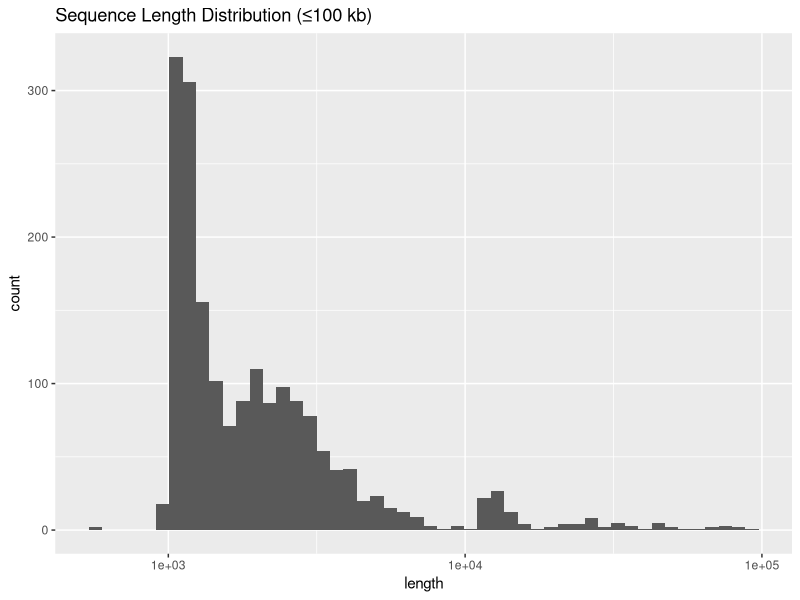
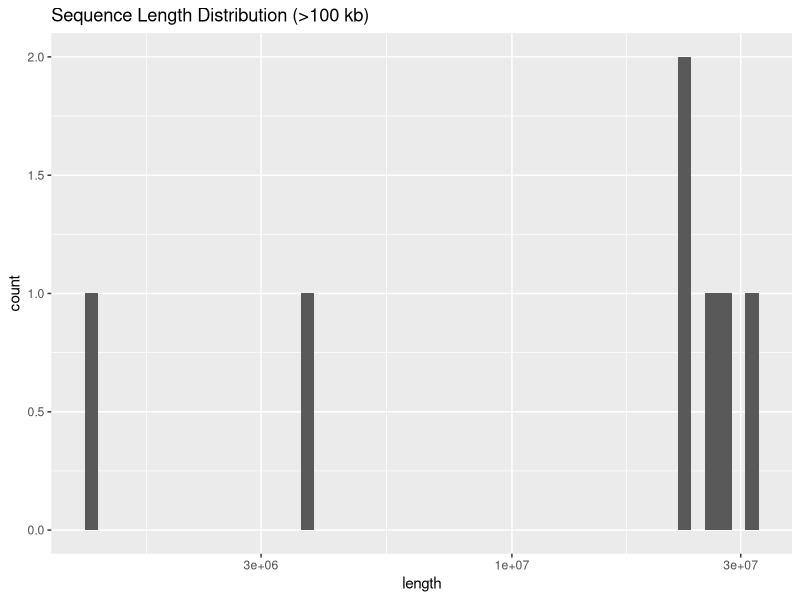
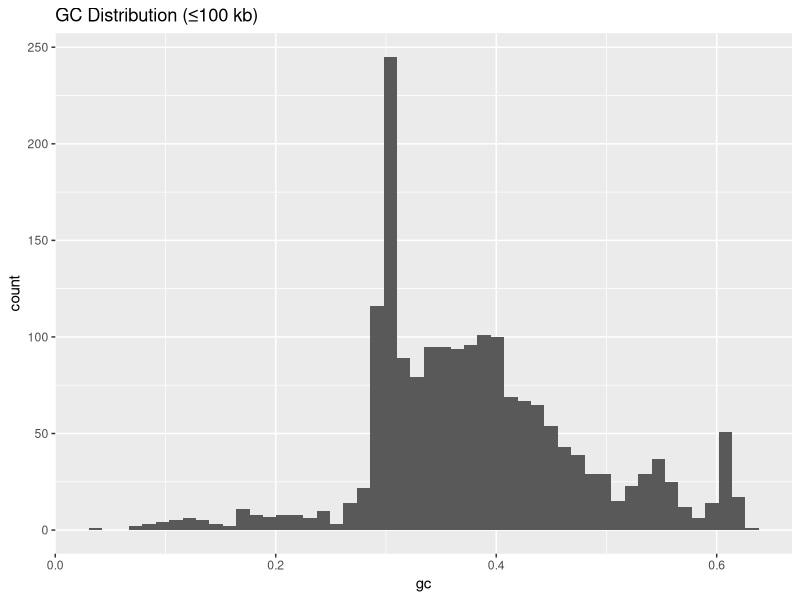
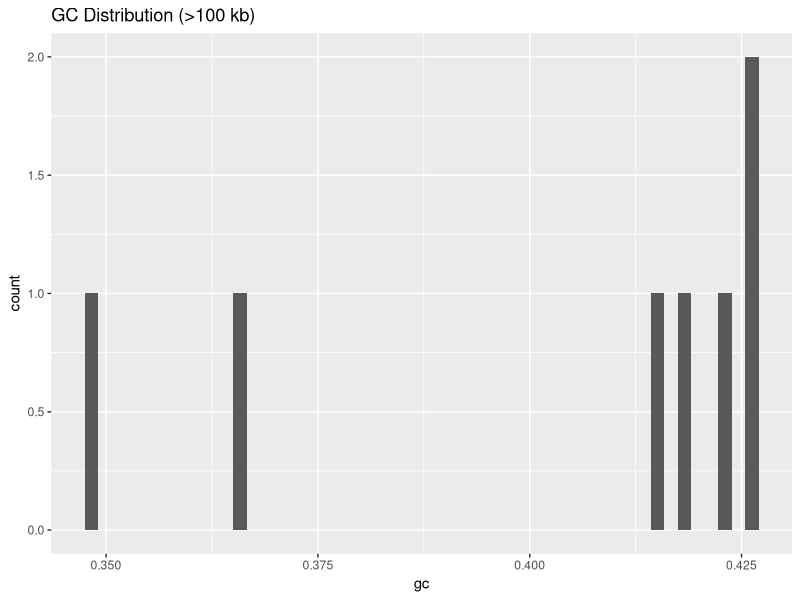
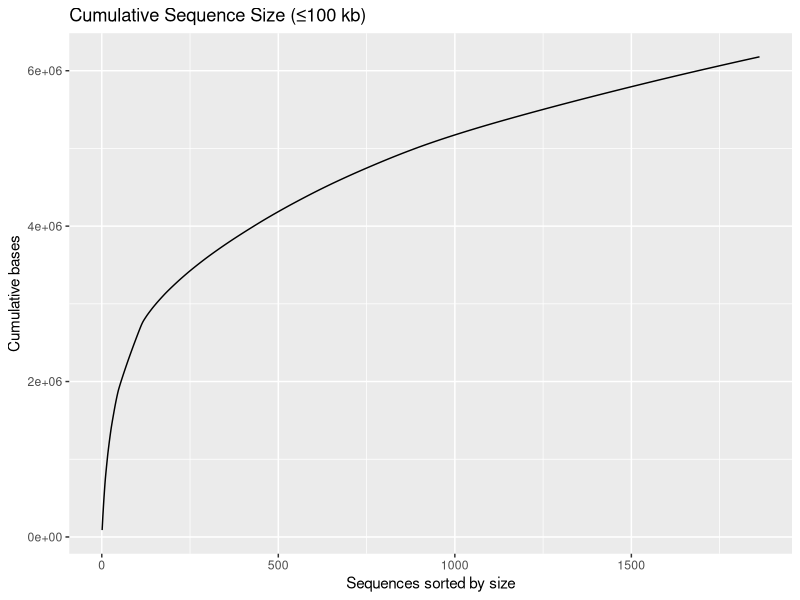
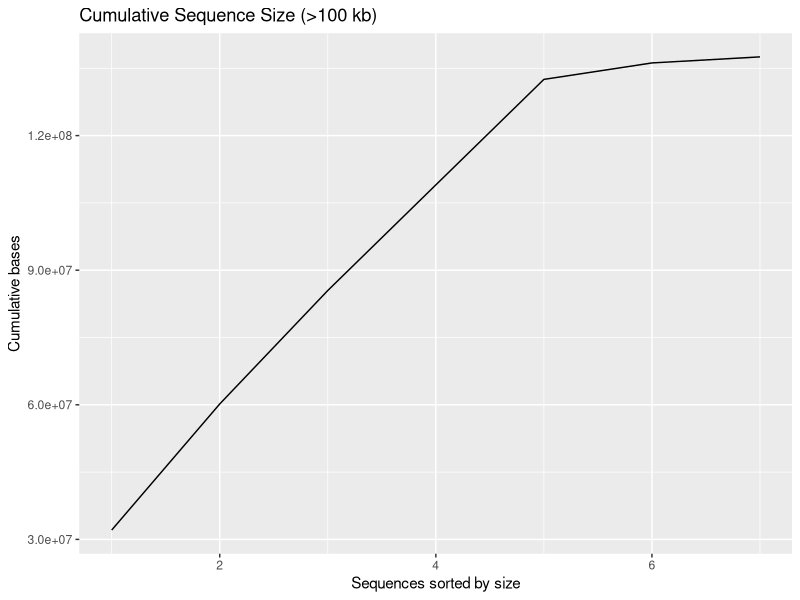

Write the R code that produced these figures, in order.
library(ggplot2)


le <- read.table("99kb_stats.txt", col.names = c("length","gc"))
gt <- read.table("101kb_stats.txt", col.names = c("length","gc"))

############################################
# 1. Sequence length distribution (histogram, log scale)
############################################

p1 <- ggplot(le, aes(x = length)) +
  geom_histogram(bins = 50) +
  scale_x_log10() +
  ggtitle("Sequence Length Distribution (≤100 kb)")

ggsave("output/length_hist_99kb.png", p1)

p2 <- ggplot(gt, aes(x = length)) +
  geom_histogram(bins = 50) +
  scale_x_log10() +
  ggtitle("Sequence Length Distribution (>100 kb)")

ggsave("output/length_hist_101kb.png", p2)

############################################
# 2. GC% distribution (histogram)
############################################

p3 <- ggplot(le, aes(x = gc)) +
  geom_histogram(bins = 50) +
  ggtitle("GC Distribution (≤100 kb)")

ggsave("output/gc_hist_99kb.png", p3)

p4 <- ggplot(gt, aes(x = gc)) +
  geom_histogram(bins = 50) +
  ggtitle("GC Distribution (>100 kb)")

ggsave("output/gc_hist_101kb.png", p4)

############################################
# 3. Cumulative sequence size (largest → smallest)
############################################

len_le <- sort(le$length, decreasing = TRUE)
len_gt <- sort(gt$length, decreasing = TRUE)

run_le <- cumsum(len_le)
run_gt <- cumsum(len_gt)

cdf_le <- data.frame(index = 1:length(run_le), size = run_le)
cdf_gt <- data.frame(index = 1:length(run_gt), size = run_gt)

p5 <- ggplot(cdf_le, aes(x = index, y = size)) +
  geom_line() +
  xlab("Sequences sorted by size") +
  ylab("Cumulative bases") +
  ggtitle("Cumulative Sequence Size (≤100 kb)")

ggsave("output/cdf_99kb.png", p5)

p6 <- ggplot(cdf_gt, aes(x = index, y = size)) +
  geom_line() +
  xlab("Sequences sorted by size") +
  ylab("Cumulative bases") +
  ggtitle("Cumulative Sequence Size (>100 kb)")

ggsave("output/cdf_101kb.png", p6)
